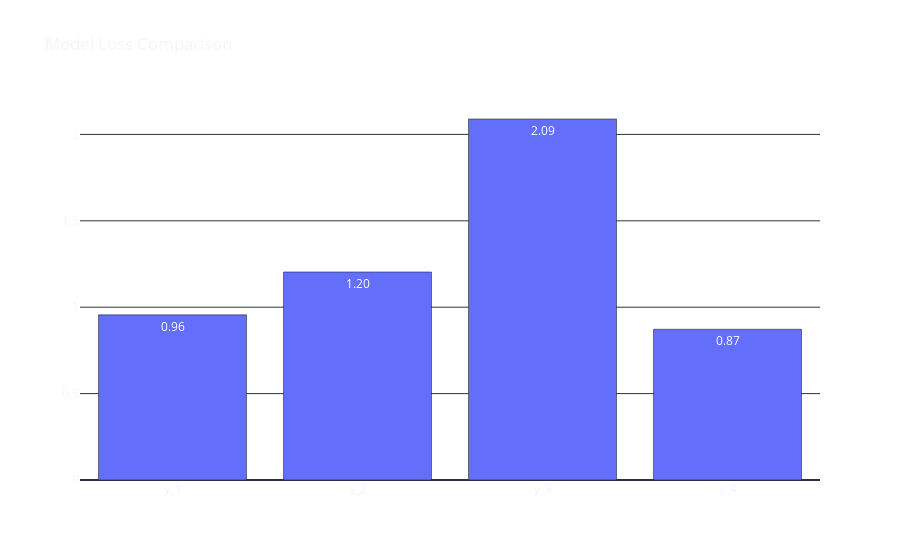

Notebook code cell kept with this figure:
### Markdown cell above
**Besides a visual inspection, a more rigorous way to measure how well our models fit this mystery fuction is by using a cost/loss function, like MSE (Mean Squared Error).**

**Mean Squared Error (MSE) is a widely used metric in machine learning to measure the performance of regression models. It is the average squared difference between the predicted values and the actual values. To calculate the MSE, we take the difference between each predicted value and the actual value, square it, and then take the average of all the squared differences. The result is a single number that represents how well the model fits the data.**

$$MSE = \frac{1}{n}\sum_{i=1}^{n}(y_i-\hat{y}_i)^2$$

**where:** 
- **$n$ is the number of samples.**
- **$y_i$ is the actual value of the $i^{th}$ sample.**
- **$\hat{y}_i$ is the predicted value of the $i^{th}$ sample.**

**Or, simply put in `Numpy`: `np.mean((y - np.sin(w[0] * x + w[1]))**2)`**.

### Code cell
def mse(actual, predicted):
    """
    Calculate the mean squared error between the actual and predicted values.

    Args:
        actual (list or numpy array): List or numpy array of actual values.
        predicted (list or numpy array): List or numpy array of predicted values.

    Returns:
        float: The mean squared error between the actual and predicted values.
    """
    actual = np.array(actual)
    predicted = np.array(predicted)
    differences = np.subtract(actual, predicted)
    squared_differences = np.square(differences)
    return squared_differences.mean()

fig = go.Figure([go.Bar(x=['y_1', 'y_2', 'y_3', 'y_4'], 
                        y=[abs(mse(y, np.cos(x - 3))),
                        abs(mse(y, np.cos(2*x + 2))),
                        abs(mse(y, np.cos(x + 2))),
                        abs(mse(y, np.cos(2*x - 2)))],
                        )])

fig.update_traces(texttemplate='%{y:.2f}')

fig.update_layout(template='plotly_dark',
                  title_text='Model Loss Comparison',
                  paper_bgcolor='rgba(0, 0, 0, 0)',
                  plot_bgcolor='rgba(0, 0, 0, 0)')

fig.show()

### Figure 1 — Plotly figure (JSON) as saved in the notebook; plotly's stock layout.template omitted (floating-point values rounded to 4 significant figures)
{"data": [{"texttemplate": "%{y:.2f}", "type": "bar", "x": ["y_1", "y_2", "y_3", "y_4"], "y": [0.9557, 1.204, 2.089, 0.8724]}], "layout": {"paper_bgcolor": "rgba(0, 0, 0, 0)", "plot_bgcolor": "rgba(0, 0, 0, 0)", "title": {"text": "Model Loss Comparison"}}}
